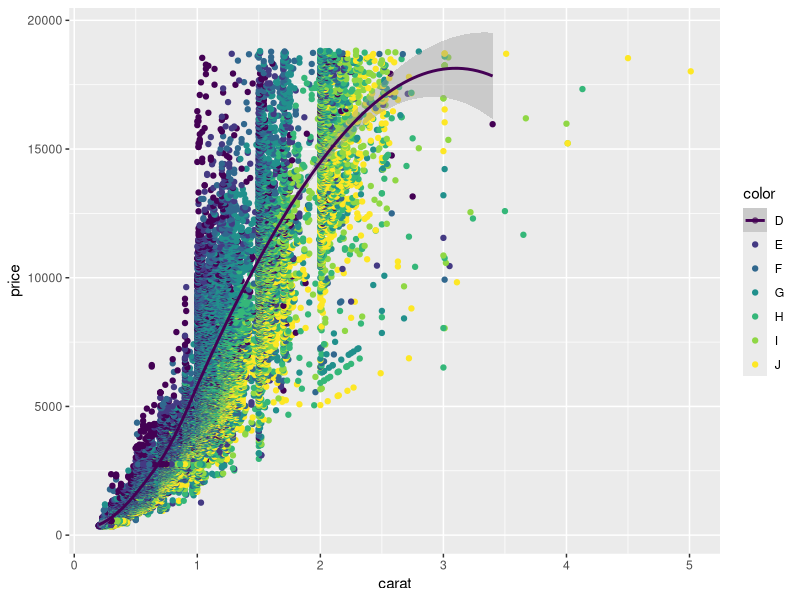
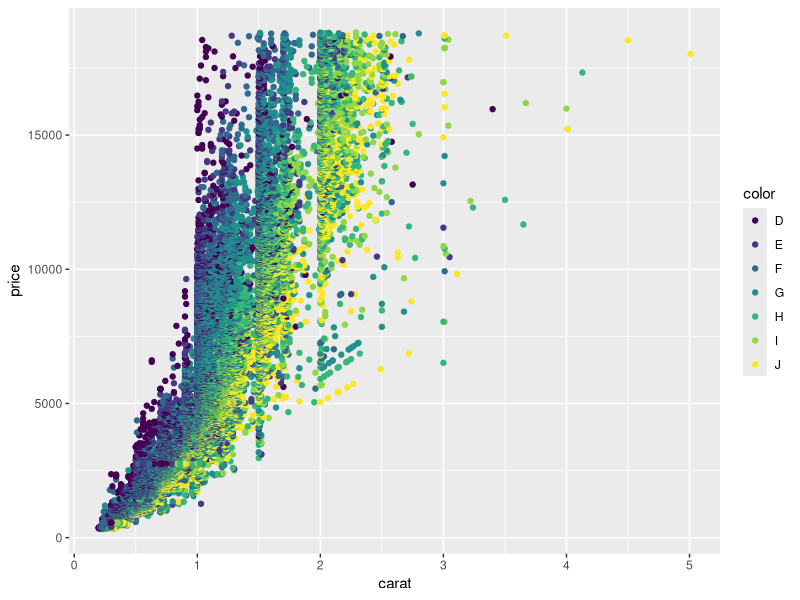
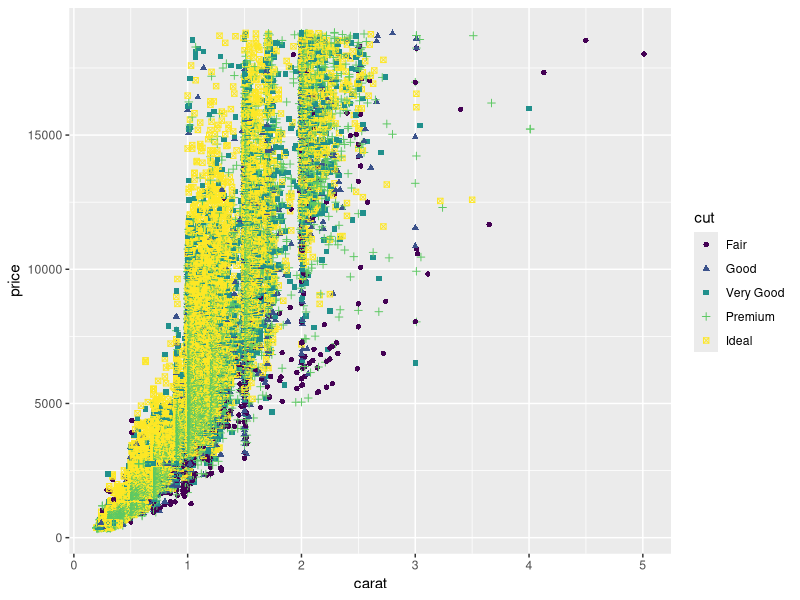
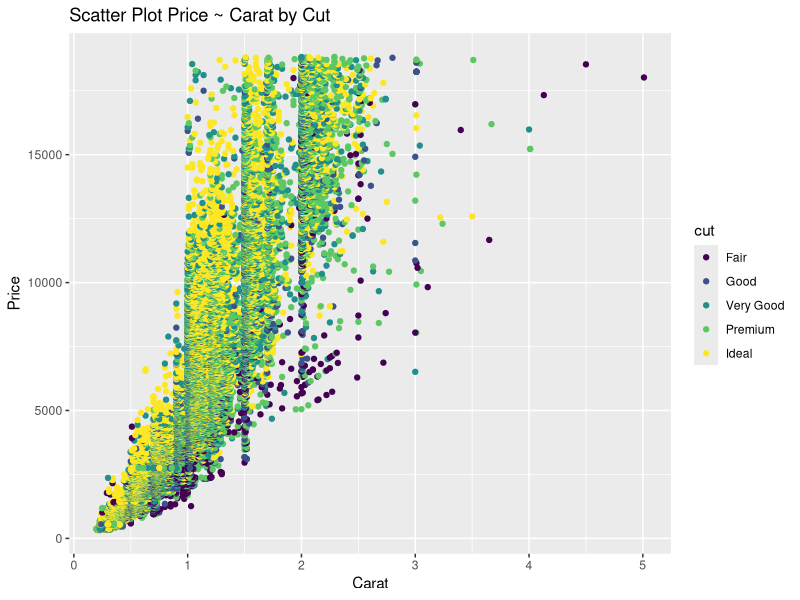
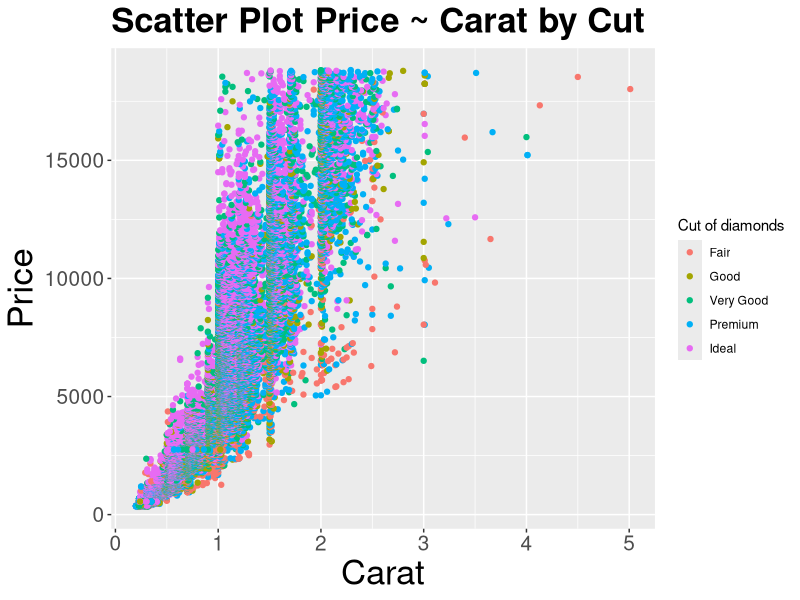
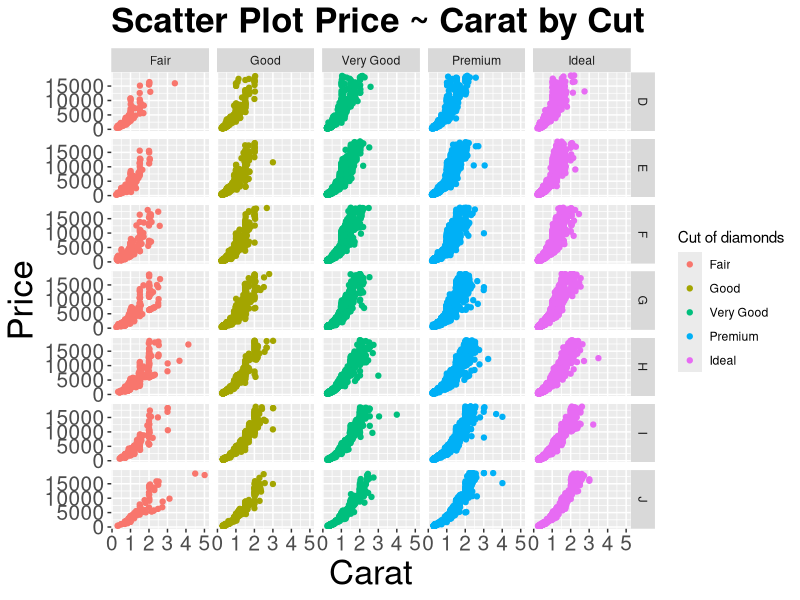
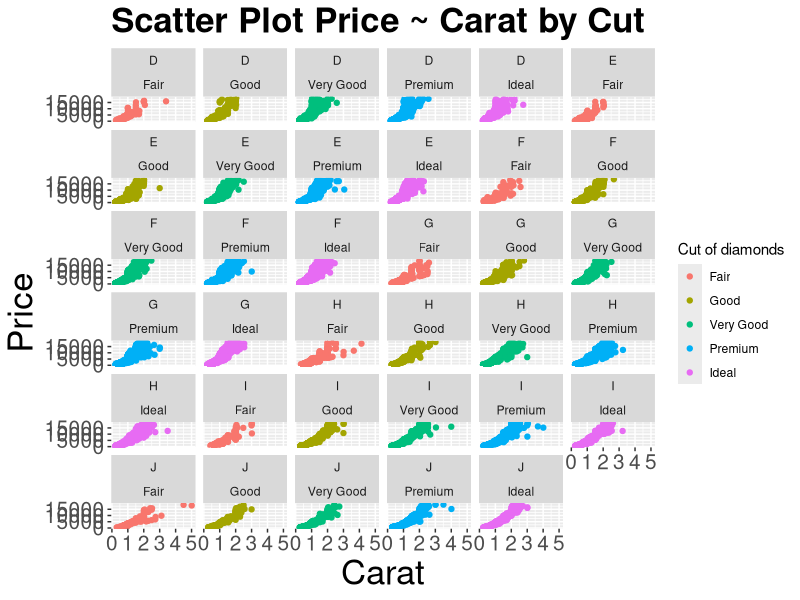

Write the R code that produced these figures, in order.
library(ggplot2)
summary(diamonds)
?diamonds

ggplot(data = diamonds, aes(x = carat, y = price , color = color))+geom_point()+geom_smooth(method = loess)

#integrate all smoothing lines into 1
# meaning color aes should not inherit to geom_smooth() geom => specify color in required layer and not in parent ggplot()
ggplot(data = diamonds, aes(x= carat, y = price))+geom_point(aes(color = color))+geom_smooth()

#Manipulating shape of the points
ggplot(data = diamonds, aes(x= carat, y = price))+geom_point(aes(color = cut, shape = cut))+geom_smooth()


#Adding labels 
gg<-ggplot(data=diamonds, aes(x= carat, y = price))+geom_point(aes(color = cut))+labs(title = "Scatter Plot Price ~ Carat by Cut", x = "Carat", y="Price")
print(gg)

#Changing the theme, size of text labels etc
gg1 <-gg + theme(
          plot.title = element_text(size=25, face="bold"), 
          axis.text.x=element_text(size=15), 
          axis.text.y=element_text(size=15),
          axis.title.x=element_text(size=25),
          axis.title.y=element_text(size=25)
          ) + 
    scale_color_discrete(name="Cut of diamonds") # changes the legend title if the legend is based on color attribute
print(gg1)

#Facets

gg1+facet_grid(color~cut)
gg1+facet_wrap(color~cut)


#Time series Plot using ggplot
